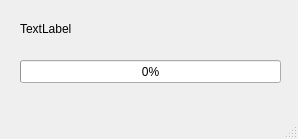
<?xml version="1.0" encoding="UTF-8"?>
<ui version="4.0">
 <class>MainWindow</class>
 <widget class="QMainWindow" name="MainWindow">
  <property name="geometry">
   <rect>
    <x>0</x>
    <y>0</y>
    <width>298</width>
    <height>139</height>
   </rect>
  </property>
  <property name="windowTitle">
   <string>MainWindow</string>
  </property>
  <widget class="QWidget" name="centralwidget">
   <widget class="QLabel" name="labelInfo">
    <property name="geometry">
     <rect>
      <x>20</x>
      <y>20</y>
      <width>261</width>
      <height>17</height>
     </rect>
    </property>
    <property name="text">
     <string>TextLabel</string>
    </property>
   </widget>
   <widget class="QProgressBar" name="progressBar">
    <property name="geometry">
     <rect>
      <x>20</x>
      <y>60</y>
      <width>261</width>
      <height>23</height>
     </rect>
    </property>
    <property name="value">
     <number>0</number>
    </property>
   </widget>
  </widget>
  <widget class="QMenuBar" name="menubar">
   <property name="geometry">
    <rect>
     <x>0</x>
     <y>0</y>
     <width>298</width>
     <height>22</height>
    </rect>
   </property>
  </widget>
  <widget class="QStatusBar" name="statusbar"/>
 </widget>
 <resources/>
 <connections/>
</ui>
